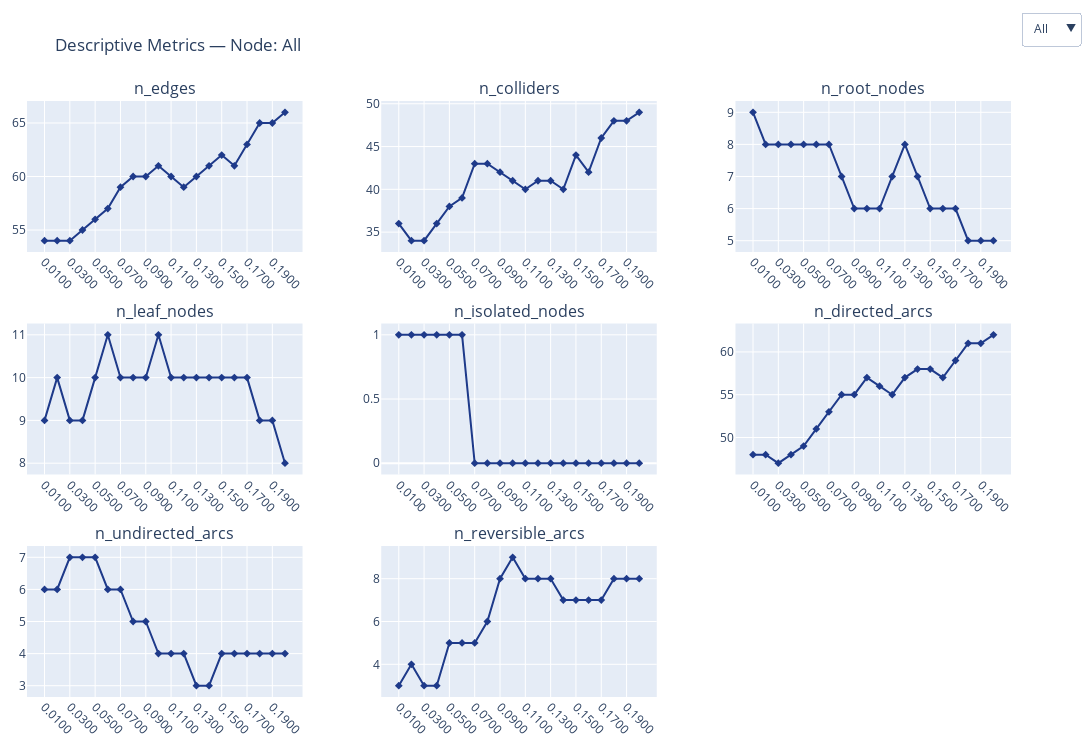

The notebook cell this image was saved under:
### Markdown cell above
The `compare_models_descriptive` function allows us to visualize descriptive metrics across a list of models, both for the global structure and for specific local structures of interest.

This function takes the following parameters:  
- A list of models  
- A list of model names  
- A list of node names  
- A list of Markov blankets to explore, in addition to the default full structure

Below is the output of the function for the full structure and the nodes `X_1`, `X_2`, and `X_3`.

### Code cell
compare_models_descriptive(list_of_dags=list_of_models, model_names=alphas, node_names=list(true_dag.nodes), mb_nodes=['X_1', 'X_2', 'X_3'])

### Figure 1 — Plotly figure (JSON) as saved in the notebook; plotly's stock layout.template omitted (floating-point values rounded to 4 significant figures)
{"data": [{"marker": {"color": "#1E3A8A", "symbol": "diamond"}, "mode": "lines+markers", "name": "All", "showlegend": false, "type": "scatter", "visible": true, "x": ["0.0100", "0.0200", "0.0300", "0.0400", "0.0500", "0.0600", "0.0700", "0.0800", "0.0900", "0.1000", "0.1100", "0.1200", "0.1300", "0.1400", "0.1500", "0.1600", "0.1700", "0.1800", "0.1900", "0.2000"], "xaxis": "x", "y": [54, 54, 54, 55, 56, 57, 59, 60, 60, 61, 60, 59, 60, 61, 62, 61, 63, 65, 65, 66], "yaxis": "y"}, {"marker": {"color": "#1E3A8A", "symbol": "diamond"}, "mode": "lines+markers", "name": "X_1", "showlegend": false, "type": "scatter", "visible": false, "x": ["0.0100", "0.0200", "0.0300", "0.0400", "0.0500", "0.0600", "0.0700", "0.0800", "0.0900", "0.1000", "0.1100", "0.1200", "0.1300", "0.1400", "0.1500", "0.1600", "0.1700", "0.1800", "0.1900", "0.2000"], "xaxis": "x", "y": [7, 7, 7, 10, 10, 10, 14, 13, 13, 13, 13, 13, 13, 9, 9, 9, 9, 9, 9, 9], "yaxis": "y"}, {"marker": {"color": "#1E3A8A", "symbol": "diamond"}, "mode": "lines+markers", "name": "X_2", "showlegend": false, "type": "scatter", "visible": false, "x": ["0.0100", "0.0200", "0.0300", "0.0400", "0.0500", "0.0600", "0.0700", "0.0800", "0.0900", "0.1000", "0.1100", "0.1200", "0.1300", "0.1400", "0.1500", "0.1600", "0.1700", "0.1800", "0.1900", "0.2000"], "xaxis": "x", "y": [4, 4, 4, 4, 4, 4, 4, 4, 3, 3, 3, 3, 3, 3, 3, 3, 3, 3, 3, 3], "yaxis": "y"}, {"marker": {"color": "#1E3A8A", "symbol": "diamond"}, "mode": "lines+markers", "name": "X_3", "showlegend": false, "type": "scatter", "visible": false, "x": ["0.0100", "0.0200", "0.0300", "0.0400", "0.0500", "0.0600", "0.0700", "0.0800", "0.0900", "0.1000", "0.1100", "0.1200", "0.1300", "0.1400", "0.1500", "0.1600", "0.1700", "0.1800", "0.1900", "0.2000"], "xaxis": "x", "y": [2, 2, 2, 2, 2, 2, 2, 2, 2, 2, 2, 2, 3, 3, 2, 2, 2, 2, 2, 2], "yaxis": "y"}, {"marker": {"color": "#1E3A8A", "symbol": "diamond"}, "mode": "lines+markers", "name": "All", "showlegend": false, "type": "scatter", "visible": true, "x": ["0.0100", "0.0200", "0.0300", "0.0400", "0.0500", "0.0600", "0.0700", "0.0800", "0.0900", "0.1000", "0.1100", "0.1200", "0.1300", "0.1400", "0.1500", "0.1600", "0.1700", "0.1800", "0.1900", "0.2000"], "xaxis": "x2", "y": [36, 34, 34, 36, 38, 39, 43, 43, 42, 41, 40, 41, 41, 40, 44, 42, 46, 48, 48, 49], "yaxis": "y2"}, {"marker": {"color": "#1E3A8A", "symbol": "diamond"}, "mode": "lines+markers", "name": "X_1", "showlegend": false, "type": "scatter", "visible": false, "x": ["0.0100", "0.0200", "0.0300", "0.0400", "0.0500", "0.0600", "0.0700", "0.0800", "0.0900", "0.1000", "0.1100", "0.1200", "0.1300", "0.1400", "0.1500", "0.1600", "0.1700", "0.1800", "0.1900", "0.2000"], "xaxis": "x2", "y": [5, 5, 5, 8, 8, 8, 11, 11, 11, 11, 11, 11, 11, 8, 8, 8, 8, 8, 8, 8], "yaxis": "y2"}, {"marker": {"color": "#1E3A8A", "symbol": "diamond"}, "mode": "lines+markers", "name": "X_2", "showlegend": false, "type": "scatter", "visible": false, "x": ["0.0100", "0.0200", "0.0300", "0.0400", "0.0500", "0.0600", "0.0700", "0.0800", "0.0900", "0.1000", "0.1100", "0.1200", "0.1300", "0.1400", "0.1500", "0.1600", "0.1700", "0.1800", "0.1900", "0.2000"], "xaxis": "x2", "y": [2, 2, 2, 2, 2, 2, 2, 2, 1, 1, 1, 1, 1, 1, 1, 1, 1, 1, 1, 1], "yaxis": "y2"}, {"marker": {"color": "#1E3A8A", "symbol": "diamond"}, "mode": "lines+markers", "name": "X_3", "showlegend": false, "type": "scatter", "visible": false, "x": ["0.0100", "0.0200", "0.0300", "0.0400", "0.0500", "0.0600", "0.0700", "0.0800", "0.0900", "0.1000", "0.1100", "0.1200", "0.1300", "0.1400", "0.1500", "0.1600", "0.1700", "0.1800", "0.1900", "0.2000"], "xaxis": "x2", "y": [0, 0, 0, 0, 0, 0, 0, 0, 0, 0, 0, 0, 3, 3, 0, 0, 0, 0, 0, 0], "yaxis": "y2"}, {"marker": {"color": "#1E3A8A", "symbol": "diamond"}, "mode": "lines+markers", "name": "All", "showlegend": false, "type": "scatter", "visible": true, "x": ["0.0100", "0.0200", "0.0300", "0.0400", "0.0500", "0.0600", "0.0700", "0.0800", "0.0900", "0.1000", "0.1100", "0.1200", "0.1300", "0.1400", "0.1500", "0.1600", "0.1700", "0.1800", "0.1900", "0.2000"], "xaxis": "x3", "y": [9, 8, 8, 8, 8, 8, 8, 7, 6, 6, 6, 7, 8, 7, 6, 6, 6, 5, 5, 5], "yaxis": "y3"}, {"marker": {"color": "#1E3A8A", "symbol": "diamond"}, "mode": "lines+markers", "name": "X_1", "showlegend": false, "type": "scatter", "visible": false, "x": ["0.0100", "0.0200", "0.0300", "0.0400", "0.0500", "0.0600", "0.0700", "0.0800", "0.0900", "0.1000", "0.1100", "0.1200", "0.1300", "0.1400", "0.1500", "0.1600", "0.1700", "0.1800", "0.1900", "0.2000"], "xaxis": "x3", "y": [3, 3, 3, 5, 5, 5, 5, 5, 5, 5, 5, 5, 5, 5, 5, 5, 5, 5, 5, 5], "yaxis": "y3"}, {"marker": {"color": "#1E3A8A", "symbol": "diamond"}, "mode": "lines+markers", "name": "X_2", "showlegend": false, "type": "scatter", "visible": false, "x": ["0.0100", "0.0200", "0.0300", "0.0400", "0.0500", "0.0600", "0.0700", "0.0800", "0.0900", "0.1000", "0.1100", "0.1200", "0.1300", "0.1400", "0.1500", "0.1600", "0.1700", "0.1800", "0.1900", "0.2000"], "xaxis": "x3", "y": [3, 3, 3, 3, 3, 3, 3, 3, 2, 2, 2, 2, 2, 2, 2, 2, 2, 2, 2, 2], "yaxis": "y3"}, {"marker": {"color": "#1E3A8A", "symbol": "diamond"}, "mode": "lines+markers", "name": "X_3", "showlegend": false, "type": "scatter", "visible": false, "x": ["0.0100", "0.0200", "0.0300", "0.0400", "0.0500", "0.0600", "0.0700", "0.0800", "0.0900", "0.1000", "0.1100", "0.1200", "0.1300", "0.1400", "0.1500", "0.1600", "0.1700", "0.1800", "0.1900", "0.2000"], "xaxis": "x3", "y": [0, 0, 0, 0, 0, 0, 0, 0, 0, 0, 0, 0, 3, 3, 0, 0, 0, 0, 0, 0], "yaxis": "y3"}, {"marker": {"color": "#1E3A8A", "symbol": "diamond"}, "mode": "lines+markers", "name": "All", "showlegend": false, "type": "scatter", "visible": true, "x": ["0.0100", "0.0200", "0.0300", "0.0400", "0.0500", "0.0600", "0.0700", "0.0800", "0.0900", "0.1000", "0.1100", "0.1200", "0.1300", "0.1400", "0.1500", "0.1600", "0.1700", "0.1800", "0.1900", "0.2000"], "xaxis": "x4", "y": [9, 10, 9, 9, 10, 11, 10, 10, 10, 11, 10, 10, 10, 10, 10, 10, 10, 9, 9, 8], "yaxis": "y4"}, {"marker": {"color": "#1E3A8A", "symbol": "diamond"}, "mode": "lines+markers", "name": "X_1", "showlegend": false, "type": "scatter", "visible": false, "x": ["0.0100", "0.0200", "0.0300", "0.0400", "0.0500", "0.0600", "0.0700", "0.0800", "0.0900", "0.1000", "0.1100", "0.1200", "0.1300", "0.1400", "0.1500", "0.1600", "0.1700", "0.1800", "0.1900", "0.2000"], "xaxis": "x4", "y": [1, 1, 1, 2, 2, 2, 3, 3, 3, 3, 3, 3, 3, 2, 2, 2, 2, 2, 2, 2], "yaxis": "y4"}, {"marker": {"color": "#1E3A8A", "symbol": "diamond"}, "mode": "lines+markers", "name": "X_2", "showlegend": false, "type": "scatter", "visible": false, "x": ["0.0100", "0.0200", "0.0300", "0.0400", "0.0500", "0.0600", "0.0700", "0.0800", "0.0900", "0.1000", "0.1100", "0.1200", "0.1300", "0.1400", "0.1500", "0.1600", "0.1700", "0.1800", "0.1900", "0.2000"], "xaxis": "x4", "y": [1, 1, 1, 1, 1, 1, 1, 1, 1, 1, 1, 1, 1, 1, 1, 1, 1, 1, 1, 1], "yaxis": "y4"}, {"marker": {"color": "#1E3A8A", "symbol": "diamond"}, "mode": "lines+markers", "name": "X_3", "showlegend": false, "type": "scatter", "visible": false, "x": ["0.0100", "0.0200", "0.0300", "0.0400", "0.0500", "0.0600", "0.0700", "0.0800", "0.0900", "0.1000", "0.1100", "0.1200", "0.1300", "0.1400", "0.1500", "0.1600", "0.1700", "0.1800", "0.1900", "0.2000"], "xaxis": "x4", "y": [0, 0, 0, 0, 0, 0, 0, 1, 1, 1, 1, 1, 1, 1, 1, 1, 1, 1, 1, 1], "yaxis": "y4"}, {"marker": {"color": "#1E3A8A", "symbol": "diamond"}, "mode": "lines+markers", "name": "All", "showlegend": false, "type": "scatter", "visible": true, "x": ["0.0100", "0.0200", "0.0300", "0.0400", "0.0500", "0.0600", "0.0700", "0.0800", "0.0900", "0.1000", "0.1100", "0.1200", "0.1300", "0.1400", "0.1500", "0.1600", "0.1700", "0.1800", "0.1900", "0.2000"], "xaxis": "x5", "y": [1, 1, 1, 1, 1, 1, 0, 0, 0, 0, 0, 0, 0, 0, 0, 0, 0, 0, 0, 0], "yaxis": "y5"}, {"marker": {"color": "#1E3A8A", "symbol": "diamond"}, "mode": "lines+markers", "name": "X_1", "showlegend": false, "type": "scatter", "visible": false, "x": ["0.0100", "0.0200", "0.0300", "0.0400", "0.0500", "0.0600", "0.0700", "0.0800", "0.0900", "0.1000", "0.1100", "0.1200", "0.1300", "0.1400", "0.1500", "0.1600", "0.1700", "0.1800", "0.1900", "0.2000"], "xaxis": "x5", "y": [0, 0, 0, 0, 0, 0, 0, 0, 0, 0, 0, 0, 0, 0, 0, 0, 0, 0, 0, 0], "yaxis": "y5"}, {"marker": {"color": "#1E3A8A", "symbol": "diamond"}, "mode": "lines+markers", "name": "X_2", "showlegend": false, "type": "scatter", "visible": false, "x": ["0.0100", "0.0200", "0.0300", "0.0400", "0.0500", "0.0600", "0.0700", "0.0800", "0.0900", "0.1000", "0.1100", "0.1200", "0.1300", "0.1400", "0.1500", "0.1600", "0.1700", "0.1800", "0.1900", "0.2000"], "xaxis": "x5", "y": [0, 0, 0, 0, 0, 0, 0, 0, 0, 0, 0, 0, 0, 0, 0, 0, 0, 0, 0, 0], "yaxis": "y5"}, {"marker": {"color": "#1E3A8A", "symbol": "diamond"}, "mode": "lines+markers", "name": "X_3", "showlegend": false, "type": "scatter", "visible": false, "x": ["0.0100", "0.0200", "0.0300", "0.0400", "0.0500", "0.0600", "0.0700", "0.0800", "0.0900", "0.1000", "0.1100", "0.1200", "0.1300", "0.1400", "0.1500", "0.1600", "0.1700", "0.1800", "0.1900", "0.2000"], "xaxis": "x5", "y": [0, 0, 0, 0, 0, 0, 0, 0, 0, 0, 0, 0, 0, 0, 0, 0, 0, 0, 0, 0], "yaxis": "y5"}, {"marker": {"color": "#1E3A8A", "symbol": "diamond"}, "mode": "lines+markers", "name": "All", "showlegend": false, "type": "scatter", "visible": true, "x": ["0.0100", "0.0200", "0.0300", "0.0400", "0.0500", "0.0600", "0.0700", "0.0800", "0.0900", "0.1000", "0.1100", "0.1200", "0.1300", "0.1400", "0.1500", "0.1600", "0.1700", "0.1800", "0.1900", "0.2000"], "xaxis": "x6", "y": [48, 48, 47, 48, 49, 51, 53, 55, 55, 57, 56, 55, 57, 58, 58, 57, 59, 61, 61, 62], "yaxis": "y6"}, {"marker": {"color": "#1E3A8A", "symbol": "diamond"}, "mode": "lines+markers", "name": "X_1", "showlegend": false, "type": "scatter", "visible": false, "x": ["0.0100", "0.0200", "0.0300", "0.0400", "0.0500", "0.0600", "0.0700", "0.0800", "0.0900", "0.1000", "0.1100", "0.1200", "0.1300", "0.1400", "0.1500", "0.1600", "0.1700", "0.1800", "0.1900", "0.2000"], "xaxis": "x6", "y": [7, 7, 7, 10, 10, 10, 14, 13, 13, 13, 13, 13, 13, 9, 9, 9, 9, 9, 9, 9], "yaxis": "y6"}, {"marker": {"color": "#1E3A8A", "symbol": "diamond"}, "mode": "lines+markers", "name": "X_2", "showlegend": false, "type": "scatter", "visible": false, "x": ["0.0100", "0.0200", "0.0300", "0.0400", "0.0500", "0.0600", "0.0700", "0.0800", "0.0900", "0.1000", "0.1100", "0.1200", "0.1300", "0.1400", "0.1500", "0.1600", "0.1700", "0.1800", "0.1900", "0.2000"], "xaxis": "x6", "y": [4, 4, 4, 4, 4, 4, 4, 4, 3, 3, 3, 3, 3, 3, 3, 3, 3, 3, 3, 3], "yaxis": "y6"}, {"marker": {"color": "#1E3A8A", "symbol": "diamond"}, "mode": "lines+markers", "name": "X_3", "showlegend": false, "type": "scatter", "visible": false, "x": ["0.0100", "0.0200", "0.0300", "0.0400", "0.0500", "0.0600", "0.0700", "0.0800", "0.0900", "0.1000", "0.1100", "0.1200", "0.1300", "0.1400", "0.1500", "0.1600", "0.1700", "0.1800", "0.1900", "0.2000"], "xaxis": "x6", "y": [0, 0, 0, 0, 0, 0, 0, 1, 1, 1, 1, 1, 3, 3, 1, 1, 1, 1, 1, 1], "yaxis": "y6"}, {"marker": {"color": "#1E3A8A", "symbol": "diamond"}, "mode": "lines+markers", "name": "All", "showlegend": false, "type": "scatter", "visible": true, "x": ["0.0100", "0.0200", "0.0300", "0.0400", "0.0500", "0.0600", "0.0700", "0.0800", "0.0900", "0.1000", "0.1100", "0.1200", "0.1300", "0.1400", "0.1500", "0.1600", "0.1700", "0.1800", "0.1900", "0.2000"], "xaxis": "x7", "y": [6, 6, 7, 7, 7, 6, 6, 5, 5, 4, 4, 4, 3, 3, 4, 4, 4, 4, 4, 4], "yaxis": "y7"}, {"marker": {"color": "#1E3A8A", "symbol": "diamond"}, "mode": "lines+markers", "name": "X_1", "showlegend": false, "type": "scatter", "visible": false, "x": ["0.0100", "0.0200", "0.0300", "0.0400", "0.0500", "0.0600", "0.0700", "0.0800", "0.0900", "0.1000", "0.1100", "0.1200", "0.1300", "0.1400", "0.1500", "0.1600", "0.1700", "0.1800", "0.1900", "0.2000"], "xaxis": "x7", "y": [0, 0, 0, 0, 0, 0, 0, 0, 0, 0, 0, 0, 0, 0, 0, 0, 0, 0, 0, 0], "yaxis": "y7"}, {"marker": {"color": "#1E3A8A", "symbol": "diamond"}, "mode": "lines+markers", "name": "X_2", "showlegend": false, "type": "scatter", "visible": false, "x": ["0.0100", "0.0200", "0.0300", "0.0400", "0.0500", "0.0600", "0.0700", "0.0800", "0.0900", "0.1000", "0.1100", "0.1200", "0.1300", "0.1400", "0.1500", "0.1600", "0.1700", "0.1800", "0.1900", "0.2000"], "xaxis": "x7", "y": [0, 0, 0, 0, 0, 0, 0, 0, 0, 0, 0, 0, 0, 0, 0, 0, 0, 0, 0, 0], "yaxis": "y7"}, {"marker": {"color": "#1E3A8A", "symbol": "diamond"}, "mode": "lines+markers", "name": "X_3", "showlegend": false, "type": "scatter", "visible": false, "x": ["0.0100", "0.0200", "0.0300", "0.0400", "0.0500", "0.0600", "0.0700", "0.0800", "0.0900", "0.1000", "0.1100", "0.1200", "0.1300", "0.1400", "0.1500", "0.1600", "0.1700", "0.1800", "0.1900", "0.2000"], "xaxis": "x7", "y": [2, 2, 2, 2, 2, 2, 2, 1, 1, 1, 1, 1, 0, 0, 1, 1, 1, 1, 1, 1], "yaxis": "y7"}, {"marker": {"color": "#1E3A8A", "symbol": "diamond"}, "mode": "lines+markers", "name": "All", "showlegend": false, "type": "scatter", "visible": true, "x": ["0.0100", "0.0200", "0.0300", "0.0400", "0.0500", "0.0600", "0.0700", "0.0800", "0.0900", "0.1000", "0.1100", "0.1200", "0.1300", "0.1400", "0.1500", "0.1600", "0.1700", "0.1800", "0.1900", "0.2000"], "xaxis": "x8", "y": [3, 4, 3, 3, 5, 5, 5, 6, 8, 9, 8, 8, 8, 7, 7, 7, 7, 8, 8, 8], "yaxis": "y8"}, {"marker": {"color": "#1E3A8A", "symbol": "diamond"}, "mode": "lines+markers", "name": "X_1", "showlegend": false, "type": "scatter", "visible": false, "x": ["0.0100", "0.0200", "0.0300", "0.0400", "0.0500", "0.0600", "0.0700", "0.0800", "0.0900", "0.1000", "0.1100", "0.1200", "0.1300", "0.1400", "0.1500", "0.1600", "0.1700", "0.1800", "0.1900", "0.2000"], "xaxis": "x8", "y": [0, 0, 0, 0, 0, 0, 1, 2, 2, 2, 2, 2, 2, 1, 1, 1, 1, 1, 1, 1], "yaxis": "y8"}, {"marker": {"color": "#1E3A8A", "symbol": "diamond"}, "mode": "lines+markers", "name": "X_2", "showlegend": false, "type": "scatter", "visible": false, "x": ["0.0100", "0.0200", "0.0300", "0.0400", "0.0500", "0.0600", "0.0700", "0.0800", "0.0900", "0.1000", "0.1100", "0.1200", "0.1300", "0.1400", "0.1500", "0.1600", "0.1700", "0.1800", "0.1900", "0.2000"], "xaxis": "x8", "y": [0, 0, 0, 0, 0, 0, 0, 0, 1, 1, 1, 1, 1, 1, 1, 1, 1, 1, 1, 1], "yaxis": "y8"}, {"marker": {"color": "#1E3A8A", "symbol": "diamond"}, "mode": "lines+markers", "name": "X_3", "showlegend": false, "type": "scatter", "visible": false, "x": ["0.0100", "0.0200", "0.0300", "0.0400", "0.0500", "0.0600", "0.0700", "0.0800", "0.0900", "0.1000", "0.1100", "0.1200", "0.1300", "0.1400", "0.1500", "0.1600", "0.1700", "0.1800", "0.1900", "0.2000"], "xaxis": "x8", "y": [0, 0, 0, 0, 0, 0, 0, 1, 1, 1, 1, 1, 0, 0, 1, 1, 1, 1, 1, 1], "yaxis": "y8"}], "layout": {"annotations": [{"font": {"size": 16}, "showarrow": false, "text": "n_edges", "x": 0.14, "xanchor": "center", "xref": "paper", "y": 1, "yanchor": "bottom", "yref": "paper"}, {"font": {"size": 16}, "showarrow": false, "text": "n_colliders", "x": 0.5, "xanchor": "center", "xref": "paper", "y": 1, "yanchor": "bottom", "yref": "paper"}, {"font": {"size": 16}, "showarrow": false, "text": "n_root_nodes", "x": 0.86, "xanchor": "center", "xref": "paper", "y": 1, "yanchor": "bottom", "yref": "paper"}, {"font": {"size": 16}, "showarrow": false, "text": "n_leaf_nodes", "x": 0.14, "xanchor": "center", "xref": "paper", "y": 0.6267, "yanchor": "bottom", "yref": "paper"}, {"font": {"size": 16}, "showarrow": false, "text": "n_isolated_nodes", "x": 0.5, "xanchor": "center", "xref": "paper", "y": 0.6267, "yanchor": "bottom", "yref": "paper"}, {"font": {"size": 16}, "showarrow": false, "text": "n_directed_arcs", "x": 0.86, "xanchor": "center", "xref": "paper", "y": 0.6267, "yanchor": "bottom", "yref": "paper"}, {"font": {"size": 16}, "showarrow": false, "text": "n_undirected_arcs", "x": 0.14, "xanchor": "center", "xref": "paper", "y": 0.2533, "yanchor": "bottom", "yref": "paper"}, {"font": {"size": 16}, "showarrow": false, "text": "n_reversible_arcs", "x": 0.5, "xanchor": "center", "xref": "paper", "y": 0.2533, "yanchor": "bottom", "yref": "paper"}], "height": 750, "margin": {"b": 40, "l": 20, "r": 20, "t": 80}, "title": {"text": "Descriptive Metrics — Node: All"}, "updatemenus": [{"active": 0, "buttons": [{"args": [{"visible": [true, false, false, false, true, false, false, false, true, false, false, false, true, false, false, false, true, false, false, false, true, false, false, false, true, false, false, false, true, false, false, false]}, {"title": "Descriptive Metrics — Node: All"}], "label": "All", "method": "update"}, {"args": [{"visible": [false, true, false, false, false, true, false, false, false, true, false, false, false, true, false, false, false, true, false, false, false, true, false, false, false, true, false, false, false, true, false, false]}, {"title": "Descriptive Metrics — Node: X_1"}], "label": "X_1", "method": "update"}, {"args": [{"visible": [false, false, true, false, false, false, true, false, false, false, true, false, false, false, true, false, false, false, true, false, false, false, true, false, false, false, true, false, false, false, true, false]}, {"title": "Descriptive Metrics — Node: X_2"}], "label": "X_2", "method": "update"}, {"args": [{"visible": [false, false, false, true, false, false, false, true, false, false, false, true, false, false, false, true, false, false, false, true, false, false, false, true, false, false, false, true, false, false, false, true]}, {"title": "Descriptive Metrics — Node: X_3"}], "label": "X_3", "method": "update"}], "direction": "down", "x": 1.01, "xanchor": "left", "y": 1.15, "yanchor": "top"}], "width": 1200, "xaxis": {"anchor": "y", "autorange": true, "domain": [0, 0.28], "range": [-1.353, 20.35], "showspikes": false, "tickangle": 45, "type": "category"}, "xaxis2": {"anchor": "y2", "autorange": true, "domain": [0.36, 0.64], "range": [-1.353, 20.35], "showspikes": false, "tickangle": 45, "type": "category"}, "xaxis3": {"anchor": "y3", "autorange": true, "domain": [0.72, 1], "range": [-1.353, 20.35], "showspikes": false, "tickangle": 45, "type": "category"}, "xaxis4": {"anchor": "y4", "autorange": true, "domain": [0, 0.28], "range": [-1.353, 20.35], "showspikes": false, "tickangle": 45, "type": "category"}, "xaxis5": {"anchor": "y5", "autorange": true, "domain": [0.36, 0.64], "range": [-1.353, 20.35], "showspikes": false, "tickangle": 45, "type": "category"}, "xaxis6": {"anchor": "y6", "autorange": true, "domain": [0.72, 1], "range": [-1.353, 20.35], "showspikes": false, "tickangle": 45, "type": "category"}, "xaxis7": {"anchor": "y7", "autorange": true, "domain": [0, 0.28], "range": [-1.353, 20.35], "showspikes": false, "tickangle": 45, "type": "category"}, "xaxis8": {"anchor": "y8", "autorange": true, "domain": [0.36, 0.64], "range": [-1.353, 20.35], "showspikes": false, "tickangle": 45, "type": "category"}, "xaxis9": {"anchor": "y9", "domain": [0.72, 1], "tickangle": 45}, "yaxis": {"anchor": "x", "autorange": true, "domain": [0.7467, 1], "range": [52.94, 67.06], "showspikes": false, "type": "linear"}, "yaxis2": {"anchor": "x2", "autorange": true, "domain": [0.7467, 1], "range": [32.68, 50.32], "showspikes": false, "type": "linear"}, "yaxis3": {"anchor": "x3", "autorange": true, "domain": [0.7467, 1], "range": [4.647, 9.353], "showspikes": false, "type": "linear"}, "yaxis4": {"anchor": "x4", "autorange": true, "domain": [0.3733, 0.6267], "range": [7.735, 11.26], "showspikes": false, "type": "linear"}, "yaxis5": {"anchor": "x5", "autorange": true, "domain": [0.3733, 0.6267], "range": [-0.08818, 1.088], "showspikes": false, "type": "linear"}, "yaxis6": {"anchor": "x6", "autorange": true, "domain": [0.3733, 0.6267], "range": [45.68, 63.32], "showspikes": false, "type": "linear"}, "yaxis7": {"anchor": "x7", "autorange": true, "domain": [0, 0.2533], "range": [2.647, 7.353], "showspikes": false, "type": "linear"}, "yaxis8": {"anchor": "x8", "autorange": true, "domain": [0, 0.2533], "range": [2.471, 9.529], "showspikes": false, "type": "linear"}, "yaxis9": {"anchor": "x9", "domain": [0, 0.2533]}}}
